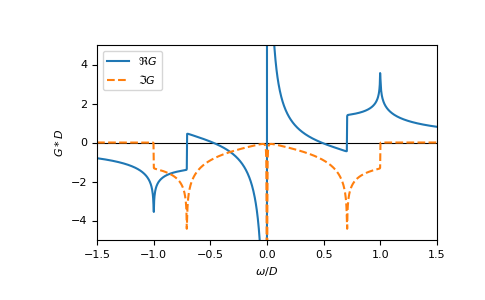

Recreate this plot in Python.
ww = np.linspace(-1.5, 1.5, num=1001, dtype=complex) + 1e-4j
gf_ww = gt.lattice.lieb.gf_z(ww, half_bandwidth=1)

import matplotlib.pyplot as plt
_ = plt.axhline(0, color='black', linewidth=0.8)
_ = plt.plot(ww.real, gf_ww.real, label=r"$\Re G$")
_ = plt.plot(ww.real, gf_ww.imag, '--', label=r"$\Im G$")
_ = plt.ylabel(r"$G*D$")
_ = plt.xlabel(r"$\omega/D$")
_ = plt.xlim(left=ww.real.min(), right=ww.real.max())
_ = plt.ylim(bottom=-5.0, top=5.0)
_ = plt.legend()
plt.show()
